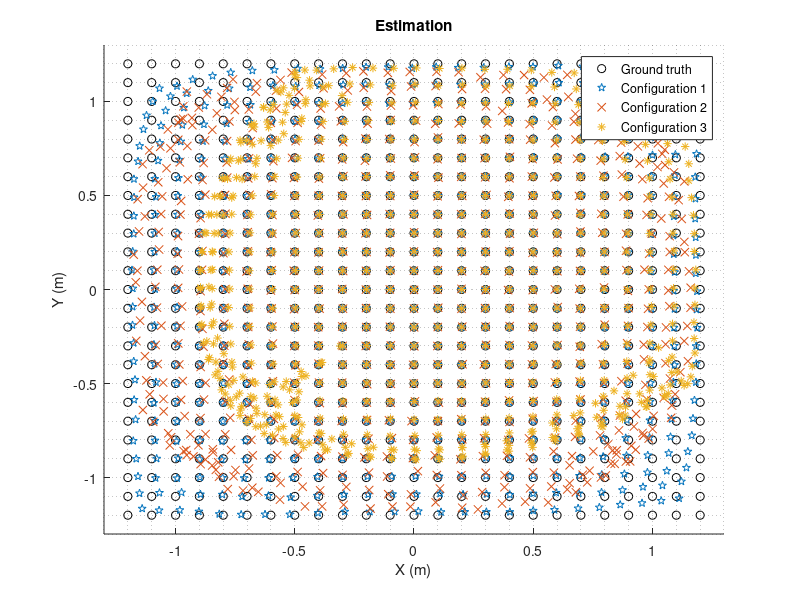

The MATLAB script that drew this image:
close all, clear, clc

colorsMATLAB = [0.0000 0.4470 0.7410 ;... 
                0.8500 0.3250 0.0980 ;...
                0.9290 0.6940 0.1250 ;...
                0.4940 0.1840 0.5560 ;...
                0.4660 0.6740 0.1880 ;...
                0.3010 0.7450 0.9330 ;...
                0.6350 0.0780 0.1840];

scenario01 = load('scenario01.mat'); % scenario1 : n=3 (without optimization)
scenario02 = load('scenario02.mat'); % scenario2 : n=3 (with optimization)
scenario03 = load('scenario03.mat'); % scenario3 : n=5 (best number of orientation + optimization)

figure(1)
hold on
scatter(scenario01.pos.x_real(:), scenario01.pos.y_real(:), 'o', 'MarkerEdgeColor', 'k','DisplayName','Ground truth'); 

scatter(scenario03.pos.x_est(:) , scenario03.pos.y_est(:), 'p', 'MarkerEdgeColor', colorsMATLAB(1,:), 'DisplayName','Configuration 1' ); 
scatter(scenario02.pos.x_est(:) , scenario02.pos.y_est(:), 'x', 'MarkerEdgeColor', colorsMATLAB(2,:), 'DisplayName','Configuration 2' ); 
scatter(scenario01.pos.x_est(:) , scenario01.pos.y_est(:), '*', 'MarkerEdgeColor', colorsMATLAB(3,:), 'DisplayName','Configuration 3' ); 

legend('Location','best')
axis([-1.3 1.3 -1.3 1.3]);
xlabel('X (m)'); ylabel('Y (m)');
grid minor
title('Estimation');

%Ground truth
% 3 random orientations
% 3 GA-optimised orientations
% 5 GA-optimised orientations (WLS)

% Grafica: estimacion de posicion
% n=3 (sin GA, n al centro, n2 y n3 en X y Y , como la configuracion inicial del experimental setup)
% n=3 (obtenido por GA)
% n = n_optimo (n=5, con valores optimos)

% Gráfica: Subplot: 1ra fila orientaciones optimas con ruido bajo, 2da fila orientaciones optimas con ruido alto
% Objetivo : comparar las orientaciones óptimas
